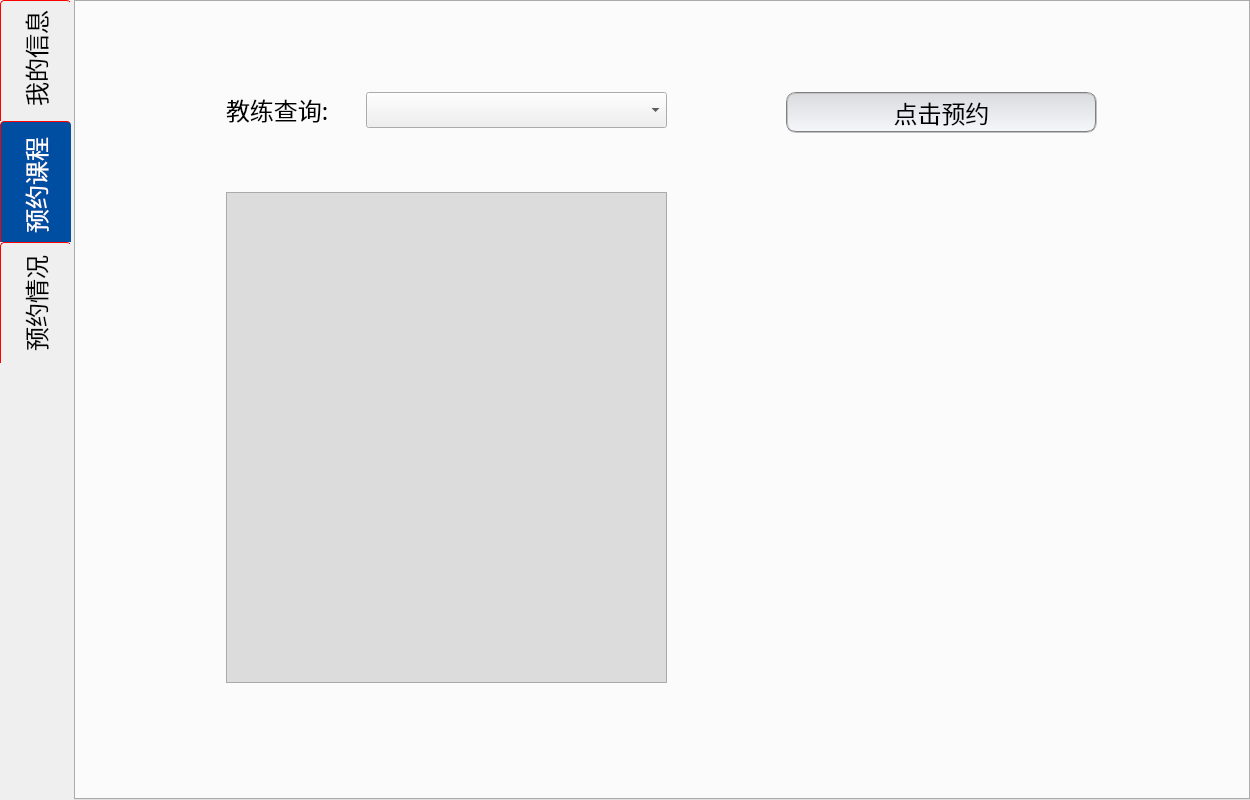
<?xml version="1.0" encoding="UTF-8"?>
<ui version="4.0">
 <class>student_deal</class>
 <widget class="QTabWidget" name="student_deal">
  <property name="geometry">
   <rect>
    <x>0</x>
    <y>0</y>
    <width>1250</width>
    <height>800</height>
   </rect>
  </property>
  <property name="minimumSize">
   <size>
    <width>1250</width>
    <height>800</height>
   </size>
  </property>
  <property name="maximumSize">
   <size>
    <width>1250</width>
    <height>800</height>
   </size>
  </property>
  <property name="windowTitle">
   <string>TabWidget</string>
  </property>
  <property name="styleSheet">
   <string notr="true">*{
font-size:24px;
font-family:Century Gothic;
}



QTabBar::tab {
		border: none;
		border-top-left-radius: 4px;
		border-top-right-radius: 4px;
        border-top-color:black;
		color: black;
	    border-top:1px solid #ff0000;
        border-left:1px solid #ff0000;

		height: 120px;
		min-width: 60px;
		margin-right: 5px;
		padding-left: 5px;
		padding-right: 5px;
}
QTabBar::tab:hover {
		background: rgb(0, 78, 161);
}
QTabBar::tab:selected {
		color: white;
		background: rgb(0, 78, 161);
}
#tab_2{border-image: url(:/new/prefix1/背景8.png);border-image:}

#tab{border-image: url(:/new/prefix1/背景7.png);}
#tab_3{border-image: url(:/new/prefix1/背景9.png);}












</string>
  </property>
  <property name="tabPosition">
   <enum>QTabWidget::West</enum>
  </property>
  <property name="tabShape">
   <enum>QTabWidget::Rounded</enum>
  </property>
  <property name="currentIndex">
   <number>1</number>
  </property>
  <property name="iconSize">
   <size>
    <width>20</width>
    <height>20</height>
   </size>
  </property>
  <widget class="QWidget" name="tab">
   <attribute name="title">
    <string> 我的信息</string>
   </attribute>
   <widget class="QFrame" name="frame">
    <property name="geometry">
     <rect>
      <x>620</x>
      <y>130</y>
      <width>501</width>
      <height>531</height>
     </rect>
    </property>
    <property name="styleSheet">
     <string notr="true">QFrame{
background:transparent;
border-radius:15px;
border:2px solid #000000;
}</string>
    </property>
    <property name="frameShape">
     <enum>QFrame::StyledPanel</enum>
    </property>
    <property name="frameShadow">
     <enum>QFrame::Raised</enum>
    </property>
    <widget class="QWidget" name="layoutWidget">
     <property name="geometry">
      <rect>
       <x>30</x>
       <y>70</y>
       <width>451</width>
       <height>351</height>
      </rect>
     </property>
     <layout class="QVBoxLayout" name="verticalLayout">
      <item>
       <layout class="QHBoxLayout" name="horizontalLayout">
        <item>
         <widget class="QLabel" name="label">
          <property name="styleSheet">
           <string notr="true">color:black;
background:transparent;
border:transparent;</string>
          </property>
          <property name="text">
           <string> 姓名</string>
          </property>
         </widget>
        </item>
        <item>
         <widget class="QLineEdit" name="lineEdit_name">
          <property name="styleSheet">
           <string notr="true">
border:2px groove gray;border-radius:10px;padding:2px 4px</string>
          </property>
         </widget>
        </item>
       </layout>
      </item>
      <item>
       <layout class="QHBoxLayout" name="horizontalLayout_2">
        <item>
         <widget class="QLabel" name="label_17">
          <property name="styleSheet">
           <string notr="true">color:black;
background:transparent;
border:transparent;</string>
          </property>
          <property name="text">
           <string> 性别</string>
          </property>
         </widget>
        </item>
        <item>
         <widget class="QRadioButton" name="radioButton">
          <property name="styleSheet">
           <string notr="true">color:black;
background:transparent;
border:transparent;</string>
          </property>
          <property name="text">
           <string> 男</string>
          </property>
         </widget>
        </item>
        <item>
         <widget class="QRadioButton" name="radioButton_2">
          <property name="styleSheet">
           <string notr="true">color:black;
background:transparent;
border:transparent;</string>
          </property>
          <property name="text">
           <string>女</string>
          </property>
         </widget>
        </item>
       </layout>
      </item>
      <item>
       <layout class="QHBoxLayout" name="horizontalLayout_3">
        <item>
         <widget class="QLabel" name="label_3">
          <property name="styleSheet">
           <string notr="true">color:black;
background:transparent;
border:transparent;</string>
          </property>
          <property name="text">
           <string> 邮箱</string>
          </property>
         </widget>
        </item>
        <item>
         <widget class="QLineEdit" name="lineEdit_email">
          <property name="styleSheet">
           <string notr="true">
border:2px groove gray;border-radius:10px;padding:2px 4px</string>
          </property>
         </widget>
        </item>
       </layout>
      </item>
      <item>
       <layout class="QHBoxLayout" name="horizontalLayout_4">
        <item>
         <widget class="QLabel" name="label_2">
          <property name="styleSheet">
           <string notr="true">color:black;
background:transparent;
border:transparent;</string>
          </property>
          <property name="text">
           <string> 年龄</string>
          </property>
         </widget>
        </item>
        <item>
         <widget class="QSpinBox" name="spinBox"/>
        </item>
        <item>
         <widget class="QSlider" name="horizontalSlider">
          <property name="styleSheet">
           <string notr="true"/>
          </property>
          <property name="orientation">
           <enum>Qt::Horizontal</enum>
          </property>
         </widget>
        </item>
       </layout>
      </item>
      <item>
       <layout class="QHBoxLayout" name="horizontalLayout_5">
        <item>
         <widget class="QLabel" name="label_4">
          <property name="styleSheet">
           <string notr="true">color:black;
background:transparent;
border:transparent;</string>
          </property>
          <property name="text">
           <string>修改密码</string>
          </property>
         </widget>
        </item>
        <item>
         <widget class="QLineEdit" name="lineEdit_pwd">
          <property name="styleSheet">
           <string notr="true">
border:2px groove gray;border-radius:10px;padding:2px 4px</string>
          </property>
          <property name="echoMode">
           <enum>QLineEdit::Password</enum>
          </property>
         </widget>
        </item>
       </layout>
      </item>
      <item>
       <layout class="QHBoxLayout" name="horizontalLayout_6">
        <item>
         <widget class="QLabel" name="label_5">
          <property name="styleSheet">
           <string notr="true">color:black;
background:transparent;
border:transparent;</string>
          </property>
          <property name="text">
           <string>确认密码</string>
          </property>
         </widget>
        </item>
        <item>
         <widget class="QLineEdit" name="lineEdit_pwd1">
          <property name="styleSheet">
           <string notr="true">
border:2px groove gray;border-radius:10px;padding:2px 4px</string>
          </property>
          <property name="echoMode">
           <enum>QLineEdit::Password</enum>
          </property>
         </widget>
        </item>
       </layout>
      </item>
     </layout>
    </widget>
    <widget class="QPushButton" name="pushButton">
     <property name="geometry">
      <rect>
       <x>70</x>
       <y>450</y>
       <width>381</width>
       <height>51</height>
      </rect>
     </property>
     <property name="styleSheet">
      <string notr="true">QPushButton{
	color: rgb(255, 255, 255);
background:black;
border-radius:15px;
}
QPushButton:hover{
	color: rgb(0, 0, 0);
background:#333;
border-radius:15px;
background:#49ebff;
}
</string>
     </property>
     <property name="text">
      <string>确 认 完 善</string>
     </property>
    </widget>
   </widget>
  </widget>
  <widget class="QWidget" name="tab_2">
   <attribute name="title">
    <string>              预约课程               </string>
   </attribute>
   <widget class="QComboBox" name="comboBox">
    <property name="geometry">
     <rect>
      <x>290</x>
      <y>90</y>
      <width>301</width>
      <height>36</height>
     </rect>
    </property>
   </widget>
   <widget class="QPushButton" name="pushButton_4">
    <property name="geometry">
     <rect>
      <x>710</x>
      <y>90</y>
      <width>311</width>
      <height>41</height>
     </rect>
    </property>
    <property name="styleSheet">
     <string notr="true">background-color: qlineargradient(x1: 0, y1: 0, x2: 0, y2: 1,  stop: 0 #dadbde, stop: 1 #f6f7fa);
border:2px groove gray;border-radius:10px;padding:2px 4px</string>
    </property>
    <property name="text">
     <string>点击预约</string>
    </property>
   </widget>
   <widget class="QLabel" name="label_14">
    <property name="geometry">
     <rect>
      <x>150</x>
      <y>90</y>
      <width>171</width>
      <height>36</height>
     </rect>
    </property>
    <property name="text">
     <string>教练查询:</string>
    </property>
   </widget>
   <widget class="QTextEdit" name="textEdit">
    <property name="geometry">
     <rect>
      <x>150</x>
      <y>190</y>
      <width>441</width>
      <height>491</height>
     </rect>
    </property>
    <property name="styleSheet">
     <string notr="true">background-color: rgb(220, 220, 220);
</string>
    </property>
   </widget>
  </widget>
  <widget class="QWidget" name="tab_3">
   <attribute name="title">
    <string>预约情况</string>
   </attribute>
   <widget class="QLabel" name="label_6">
    <property name="geometry">
     <rect>
      <x>430</x>
      <y>220</y>
      <width>72</width>
      <height>31</height>
     </rect>
    </property>
    <property name="text">
     <string>  今天</string>
    </property>
   </widget>
   <widget class="QLabel" name="label_7">
    <property name="geometry">
     <rect>
      <x>440</x>
      <y>410</y>
      <width>72</width>
      <height>51</height>
     </rect>
    </property>
    <property name="text">
     <string>  明天</string>
    </property>
   </widget>
   <widget class="QLabel" name="label_8">
    <property name="geometry">
     <rect>
      <x>650</x>
      <y>210</y>
      <width>231</width>
      <height>38</height>
     </rect>
    </property>
    <property name="styleSheet">
     <string notr="true">border:2px groove gray;border-radius:10px;padding:2px 4px</string>
    </property>
    <property name="text">
     <string>TextLabel</string>
    </property>
   </widget>
   <widget class="QLabel" name="label_9">
    <property name="geometry">
     <rect>
      <x>550</x>
      <y>420</y>
      <width>81</width>
      <height>31</height>
     </rect>
    </property>
    <property name="text">
     <string> 时间段：</string>
    </property>
   </widget>
   <widget class="QLabel" name="label_10">
    <property name="geometry">
     <rect>
      <x>550</x>
      <y>290</y>
      <width>121</width>
      <height>31</height>
     </rect>
    </property>
    <property name="text">
     <string>  教练：</string>
    </property>
   </widget>
   <widget class="QLabel" name="label_12">
    <property name="geometry">
     <rect>
      <x>650</x>
      <y>290</y>
      <width>231</width>
      <height>41</height>
     </rect>
    </property>
    <property name="styleSheet">
     <string notr="true">border:2px groove gray;border-radius:10px;padding:2px 4px</string>
    </property>
    <property name="text">
     <string>TextLabel</string>
    </property>
   </widget>
   <widget class="QLabel" name="label_13">
    <property name="geometry">
     <rect>
      <x>650</x>
      <y>490</y>
      <width>241</width>
      <height>41</height>
     </rect>
    </property>
    <property name="styleSheet">
     <string notr="true">
border:2px groove gray;border-radius:10px;padding:2px 4px</string>
    </property>
    <property name="text">
     <string>TextLabel</string>
    </property>
   </widget>
   <widget class="QLabel" name="label_15">
    <property name="geometry">
     <rect>
      <x>650</x>
      <y>420</y>
      <width>231</width>
      <height>41</height>
     </rect>
    </property>
    <property name="styleSheet">
     <string notr="true">
border:2px groove gray;border-radius:10px;padding:2px 4px</string>
    </property>
    <property name="text">
     <string>TextLabel</string>
    </property>
   </widget>
   <widget class="QLabel" name="label_16">
    <property name="geometry">
     <rect>
      <x>550</x>
      <y>490</y>
      <width>81</width>
      <height>31</height>
     </rect>
    </property>
    <property name="text">
     <string>  教练：</string>
    </property>
   </widget>
   <widget class="QPushButton" name="pushButton_2">
    <property name="geometry">
     <rect>
      <x>940</x>
      <y>280</y>
      <width>161</width>
      <height>41</height>
     </rect>
    </property>
    <property name="styleSheet">
     <string notr="true">background-color: qlineargradient(x1: 0, y1: 0, x2: 0, y2: 1,  stop: 0 #dadbde, stop: 1 #f6f7fa);
border:2px groove gray;border-radius:10px;padding:2px 4px</string>
    </property>
    <property name="text">
     <string>查看教练信息</string>
    </property>
   </widget>
   <widget class="QPushButton" name="pushButton_3">
    <property name="geometry">
     <rect>
      <x>940</x>
      <y>490</y>
      <width>161</width>
      <height>41</height>
     </rect>
    </property>
    <property name="styleSheet">
     <string notr="true">background-color: qlineargradient(x1: 0, y1: 0, x2: 0, y2: 1,  stop: 0 #dadbde, stop: 1 #f6f7fa);
border:2px groove gray;border-radius:10px;padding:2px 4px</string>
    </property>
    <property name="text">
     <string>查看教练信息</string>
    </property>
   </widget>
   <widget class="QLabel" name="label_11">
    <property name="geometry">
     <rect>
      <x>540</x>
      <y>210</y>
      <width>111</width>
      <height>38</height>
     </rect>
    </property>
    <property name="text">
     <string>   时间段：</string>
    </property>
   </widget>
  </widget>
 </widget>
 <resources/>
 <connections/>
</ui>
